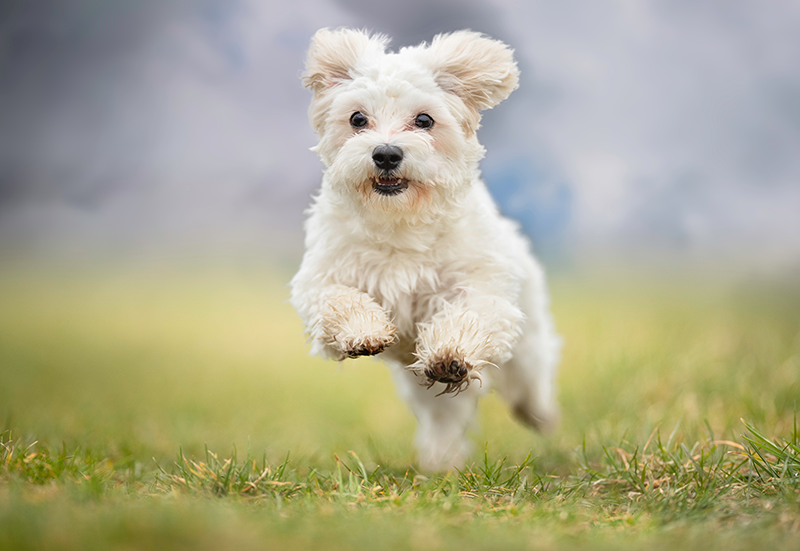
#> input picture dog.png, 800 x 551 px
$ python oil_painting_effect.py
#> lines starting #> are read from the running program, lines starting #| are printed output that depends on the picture
import cv2
import numpy as np

# 오일 페인팅 효과를 이미지에 추가하는 함수
def apply_oil_painting_effect(image, size):
    # image: 원본 이미지
    # size: 필터 크기 (값이 클수록 효과가 부드러워짐)

    # 오일 페인팅 효과를 OpenCV의 xphoto 모듈을 사용해 적용
    oil_painting = cv2.xphoto.oilPainting(image, size, 1)
    return oil_painting

# 슬라이더 값 변경에 따라 오일 페인팅 효과를 업데이트하는 콜백 함수
def update_oil_painting(val):
    # val(int): 슬라이더 값 (필터 크기를 결정)

    size = max(1, val | 1)  # 필터 크기를 홀수로 강제 변환 (OpenCV 요구사항)

    # 현재 필터 크기를 사용하여 오일 페인팅 효과 적용
    updated_image = apply_oil_painting_effect(image, size)

    # 업데이트된 이미지를 "Oil Painting Effect" 창에 표시
    cv2.imshow("Oil Painting Effect", updated_image)

# ---------- 메인 코드 ----------

# 이미지 파일을 로드
image_path = "dog.png"  # 사용하려는 이미지 파일의 경로를 설정
image = cv2.imread(image_path)  # 이미지를 읽어들임
#> image is the input picture: shape (551, 800, 3); mean B, G, R 142.4, 170.7, 173.2

# 이미지가 올바르게 로드되지 않은 경우 오류 메시지를 출력하고 프로그램을 종료
if image is None:
    print("Error")
    exit()

# 초기 슬라이더 값 설정
max_size = 10  # 슬라이더 최대값 (필터 크기의 범위)
initial_size = 5  # 초기값은 슬라이더 중앙 값으로 설정

# ---------- UI 구성 ----------

# 원본 이미지를 표시
cv2.imshow("Original Image", image)  # "Original Image" 창에 원본 이미지를 띄움
update_oil_painting(initial_size) # 초기 상태에서 오일 페인팅 효과를 한 번 적용하여 표시
#> in apply_oil_painting_effect, `oil_painting = cv2.xphoto.oilPainting(image, size, 1)`:
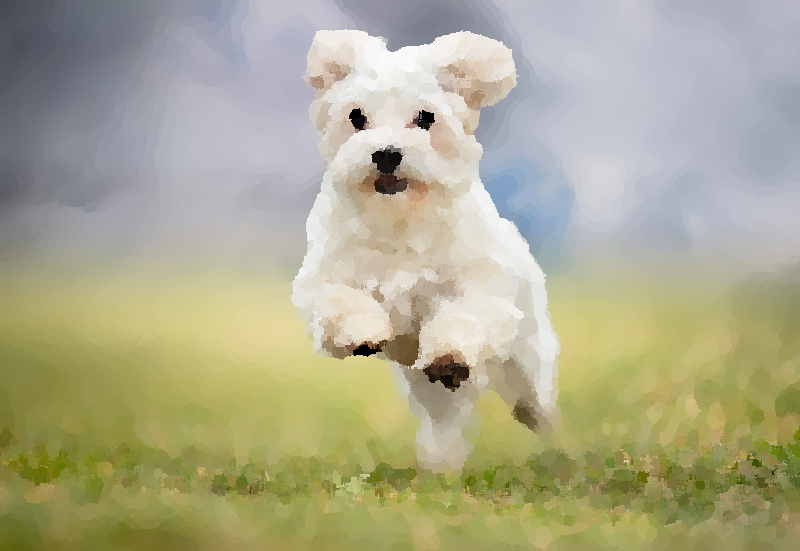
#> oil_painting: shape (551, 800, 3); mean B, G, R 142, 170.4, 172.6

# 오일 페인팅 효과를 보여줄 창을 생성
cv2.namedWindow("Oil Painting Effect")

# 슬라이더를 생성
cv2.createTrackbar(
    "Effect Size",  # 슬라이더 이름
    "Oil Painting Effect",  # 슬라이더가 표시될 창 이름
    initial_size,  # 슬라이더 초기값
    max_size,  # 슬라이더 최대값
    update_oil_painting  # 슬라이더 값 변경 시 호출될 콜백 함수
)

# ---------- 프로그램 실행 및 종료 처리 ----------
cv2.waitKey()  # 사용자가 키를 누를 때까지 대기
cv2.destroyAllWindows()  # 생성된 모든 OpenCV 창을 닫음
